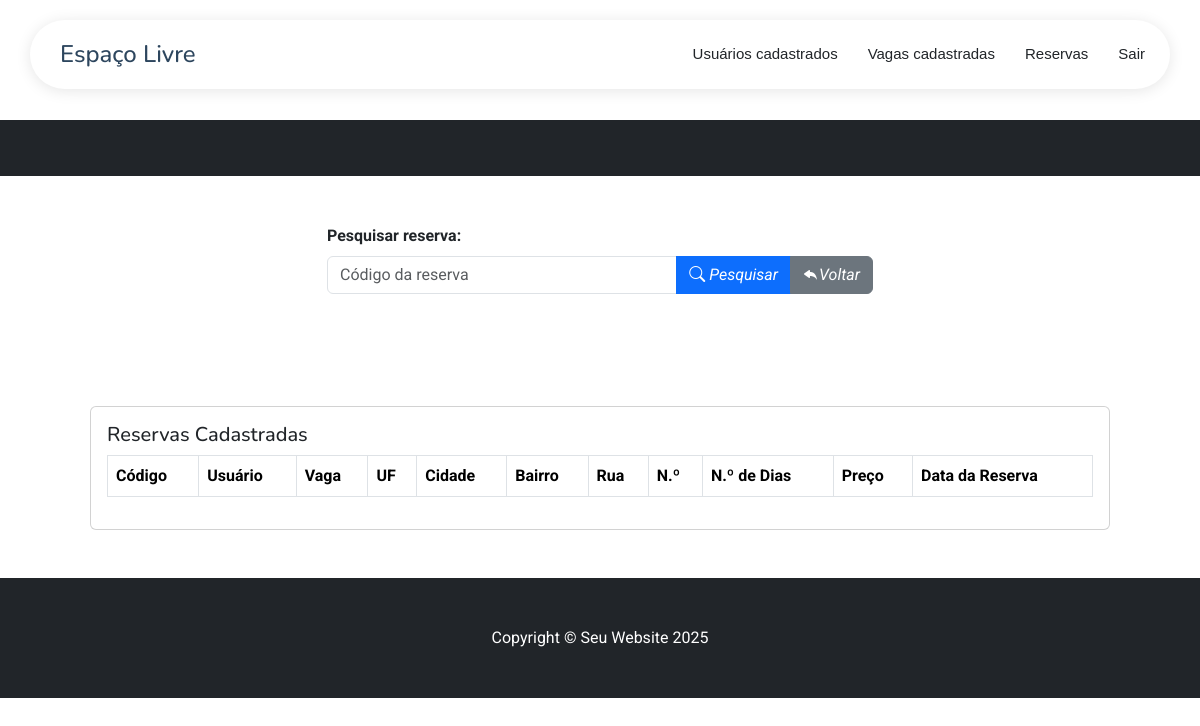
The app's page /listaReservas.php, older data.
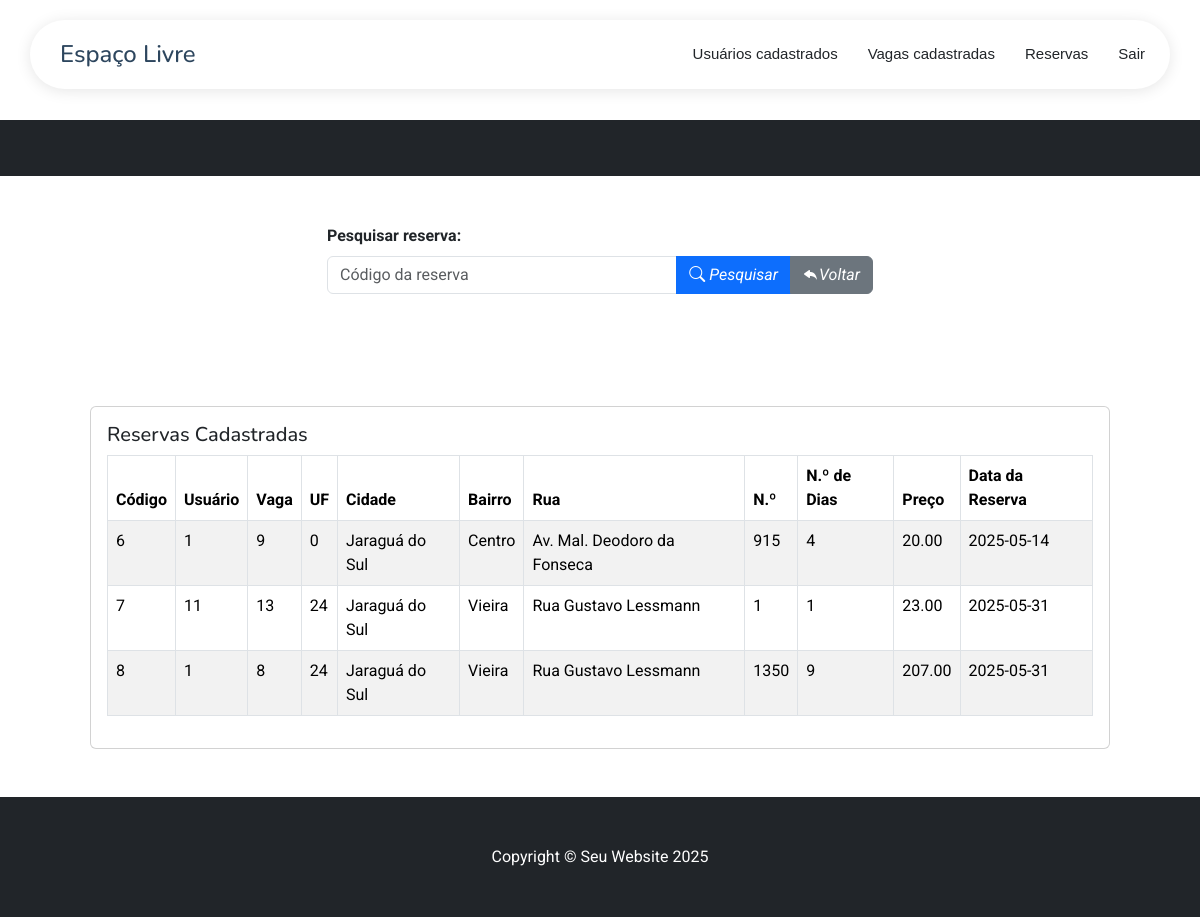
The same page, newer data.
### tables this page shows
CREATE TABLE `reservas` (
  `id_reserva` int(20) NOT NULL,
  `id_usuario` int(20) NOT NULL,
  `id_vaga` int(20) NOT NULL,
  `id_uf` int(20) NOT NULL,
  `cidade` varchar(255) NOT NULL,
  `bairro` varchar(255) NOT NULL,
  `endereco` varchar(255) NOT NULL,
  `numero` varchar(20) DEFAULT NULL,
  `complemento` varchar(255) NOT NULL,
  `quant_dias` int(10) UNSIGNED NOT NULL,
  `valor_reserva` decimal(10,2) NOT NULL,
  `status` enum('r','l','c') NOT NULL COMMENT 'r=Reservado, l=Liberado, c=Cancelado',
  `data_reserva` date DEFAULT curdate()
);

### listaReservas.php (the view, shortened to what this page needs)
<!DOCTYPE html>
<?php
include_once("conexao.php");
$sql_pesquisa = "SELECT * FROM `reservas`";
?>
<html lang="pt-br">
    <?php
        require_once 'components/head.php';
    ?>
<head>
</head>
<body>
    <?php require_once 'components/headerTres.php'; ?><br><br><br><br><br>
    <header class="bg-dark py-1">
    </header>
    <div class="content">
        <div class="container mt-5">
            <div class="row justify-content-center">
                <div class="col-lg-6">
                    <div class="mb-3">
                        <form action="" method="POST">
                            <label for="id_reserva" class="form-label"><b>Pesquisar reserva:</b></label>
                            <div class="input-group">
                                <input type="number" class="form-control" name="id_reserva" id="id_reserva" placeholder="Código da reserva" />
                                <button type="submit" name="btnPesquisarReservas" class="btn btn-primary">
                                    <i class="bi bi-search"> Pesquisar</i>
                                </button>
                                <button type="submit" name="btnRetornar" class="btn btn-secondary">
                                    <i class="bi bi-reply-fill">Voltar</i>
                                </button>
                            </div>
                        </form>
                    </div>
                </div>
            </div>
            <section class="py-5">
                <div class="container px-4 px-lg-5 mt-5">
                    <div class="card">
                        <div class="card-body">
                                <h5 class="card-title">Reservas Cadastradas</h5>
                            <div class="table-responsive">
                                <table class="table table-striped table-bordered w-100">
                                    <thead>
                                        <tr>
                                            <th scope="col">Código</th>
                                            <th scope="col">Usuário</th>
                                            <th scope="col">Vaga</th>
                                            <th scope="col">UF</th>
                                            <th scope="col">Cidade</th>
                                            <th scope="col">Bairro</th>
                                            <th scope="col">Rua</th>
                                            <th scope="col">N.º</th>
                                            <th scope="col">N.º de Dias</th>
                                            <th scope="col">Preço</th>
                                            <th scope="col">Data da Reserva</th>
                                        </tr>
                                    </thead>
                                    <tbody>
                                        <?php listarReservas($conexao, $sql_pesquisa); ?>
                                    </tbody>
                                </table>
                            </div>
                        </div>
                    </div>
                </div>
            </section>
        </div>
        <footer class="py-5 bg-dark">
            <div class="container px-4 px-lg-5">
                <p class="m-0 text-center text-white">Copyright &copy; Seu Website 2025</p>
            </div>
        </footer>
    </div>
</body>
</html>
<?php
    function listarReservas($conexao, $sql_pesquisa)
    {
        $result = mysqli_query($conexao, $sql_pesquisa);
        while ($linha = mysqli_fetch_assoc($result)) {
            echo "<tr>";
            echo "<td>" . $linha['id_reserva'] . "</td>";
            echo "<td>" . $linha['id_usuario'] . "</td>";
            echo "<td>" . $linha['id_vaga'] . "</td>";
            echo "<td>" . $linha['id_uf'] . "</td>";
            echo "<td>" . $linha['cidade'] . "</td>";
            echo "<td>" . $linha['bairro'] . "</td>";
            echo "<td>" . $linha['endereco'] . "</td>";
            echo "<td>" . $linha['numero'] . "</td>";
            echo "<td>" . $linha['quant_dias'] . "</td>";
            echo "<td>" . $linha['valor_reserva'] . "</td>";
            echo "<td>" . $linha['data_reserva'] . "</td>";
            echo "</tr>";
        }
    }
?>

Row changes from the older to the newer data that the page shows:
added reservas: id_reserva "6", id_usuario "1", id_vaga "9", id_uf "0", cidade "Jaraguá do Sul", bairro "Centro", endereco "Av. Mal. Deodoro da Fonseca", numero "915", quant_dias "4", valor_reserva "20.00", data_reserva "2025-05-14"
added reservas: id_reserva "7", id_usuario "11", id_vaga "13", id_uf "24", cidade "Jaraguá do Sul", bairro "Vieira", endereco "Rua Gustavo Lessmann", numero "1", quant_dias "1", valor_reserva "23.00", data_reserva "2025-05-31"
added reservas: id_reserva "8", id_usuario "1", id_vaga "8", id_uf "24", cidade "Jaraguá do Sul", bairro "Vieira", endereco "Rua Gustavo Lessmann", numero "1350", quant_dias "9", valor_reserva "207.00", data_reserva "2025-05-31"
